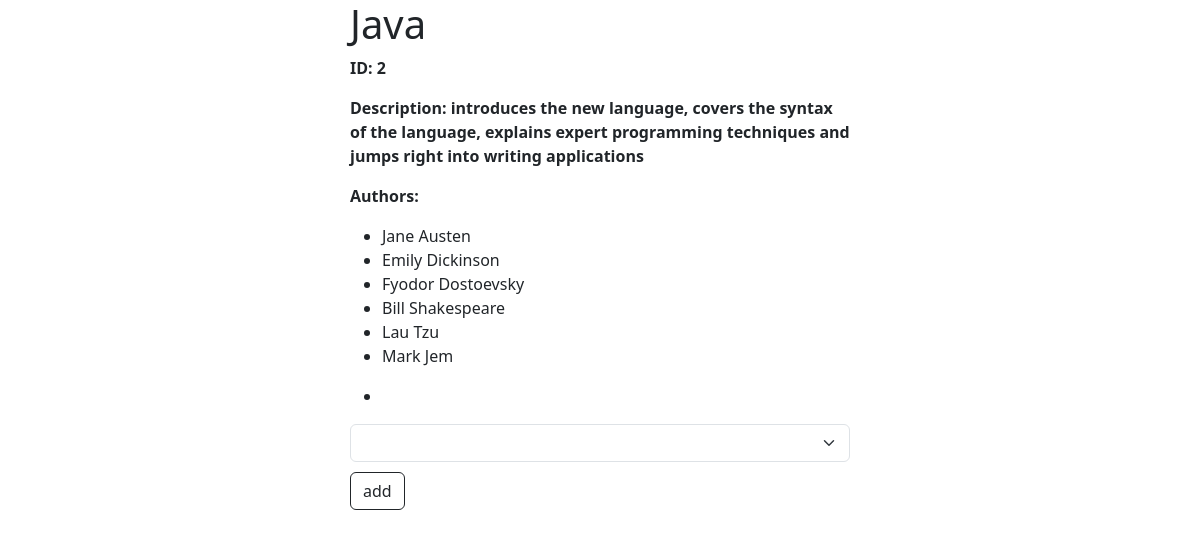
The page /books/2 on the database its author committed.
### books_authors_app/models.py (models this page shows)
class Book(models.Model):
    title = models.CharField(max_length=255)
    desc = models.TextField()
    created_at = models.DateTimeField(auto_now_add=True)
    updated_at = models.DateTimeField(auto_now=True)

class Author(models.Model):
    first_name = models.CharField(max_length=45)
    last_name = models.CharField(max_length=45)
    notes = models.TextField()
    books = models.ManyToManyField(Book, related_name='authors')
    created_at = models.DateTimeField(auto_now_add=True)
    updated_at = models.DateTimeField(auto_now=True)

### books_authors_app/views.py (the view)
# urls.py: path('books/<int:id>', views.book_info),
def book_info(request,id):
    context={
        "book": models.books_details(id),
        "authors": models.excluded_authors(id),
    }
    return render(request, 'book.html',context)

### books_authors_app/models.py (called while the page is built)
def books_details(id):
    return Book.objects.get(id=id)

def excluded_authors(id):
    book=Book.objects.get(id=id)
    allauthors=book.authors.all()
    return Author.objects.exclude(id__in=allauthors)

### books_authors_app/templates/book.html (shortened to what this page needs)
<!DOCTYPE html>
<html lang="en">
<head>
    <link href="https://cdn.jsdelivr.net/npm/bootstrap@5.3.3/dist/css/bootstrap.min.css" rel="stylesheet">
    {% load static %}
    <link rel="stylesheet" href="{% static 'css/book.css' %}">
</head>
<body>
    <h1>{{ book.title }}</h1>
    <p class="id">ID: {{ book.id }}</p>
    <p class="desc">Description: {{ book.desc }}</p>
    <p class="author">Authors:</p>
    <ul>
        {% for author in book.authors.all %}
        <li>{{ author.first_name }} {{ author.last_name }}</li>
        {% endfor %}
    </ul>
    <ul>
        <li>{{ request.POST.authors }}</li>
    </ul>
    <form action="/add/{{ book.id }}" method="post">
        <select name="authors" id="authors" placeholder="select an author" class="form-select" >
        </select>
        <button class="btn btn-outline-dark">add</button>
    </form>
</body>
</html>

### books_authors_app/static/css/book.css (style rules this page uses)
body { max-width: 500px; margin: auto; }
.id, .desc, .author { font-weight: bold; }
.btn { margin-top: 10px; }

### rows shown on the page
Book: id "2", desc "introduces the new language, covers the syntax of the language, explains expert programming techniques and jumps right into writing applications"
Author: first_name "Jane", last_name "Austen"
Author: first_name "Emily", last_name "Dickinson"
Author: first_name "Fyodor", last_name "Dostoevsky"
Author: first_name "Bill", last_name "Shakespeare"
Author: first_name "Lau", last_name "Tzu"
Author: first_name "Mark", last_name "Jem"
